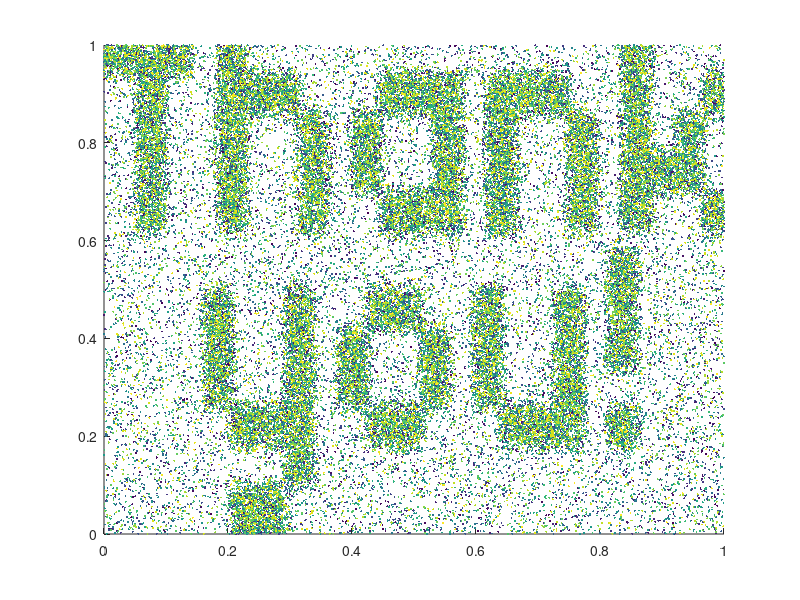

Source code (MATLAB):
clear; clc;
h = 25; w = 46;
I = [1,24;2,24;3,24;4,24;5,24;6,24;9,24;10,24;39,24;40,24;1,23;2,23;3,23;4,23;5,23;6,23;9,23;10,23;39,23;40,23;3,22;4,22;9,22;10,22;11,22;12,22;13,22;14,22;21,22;22,22;23,22;24,22;25,22;26,22;29,22;30,22;31,22;32,22;33,22;34,22;39,22;40,22;45,22;46,22;3,21;4,21;9,21;10,21;11,21;12,21;13,21;14,21;21,21;22,21;23,21;24,21;25,21;26,21;29,21;30,21;31,21;32,21;33,21;34,21;39,21;40,21;45,21;46,21;3,20;4,20;9,20;10,20;15,20;16,20;19,20;20,20;25,20;26,20;29,20;30,20;35,20;36,20;39,20;40,20;43,20;44,20;3,19;4,19;9,19;10,19;15,19;16,19;19,19;20,19;25,19;26,19;29,19;30,19;35,19;36,19;39,19;40,19;43,19;44,19;3,18;4,18;9,18;10,18;15,18;16,18;19,18;20,18;25,18;26,18;29,18;30,18;35,18;36,18;39,18;40,18;41,18;42,18;43,18;44,18;3,17;4,17;9,17;10,17;15,17;16,17;19,17;20,17;25,17;26,17;29,17;30,17;35,17;36,17;39,17;40,17;41,17;42,17;43,17;44,17;3,16;4,16;9,16;10,16;15,16;16,16;21,16;22,16;23,16;24,16;25,16;26,16;29,16;30,16;35,16;36,16;39,16;40,16;45,16;46,16;3,15;4,15;9,15;10,15;15,15;16,15;21,15;22,15;23,15;24,15;25,15;26,15;29,15;30,15;35,15;36,15;39,15;40,15;45,15;46,15;38,13;39,13;38,12;39,12;8,11;9,11;14,11;15,11;20,11;21,11;22,11;23,11;28,11;29,11;34,11;35,11;38,11;39,11;8,10;9,10;14,10;15,10;20,10;21,10;22,10;23,10;28,10;29,10;34,10;35,10;38,10;39,10;8,9;9,9;14,9;15,9;18,9;19,9;24,9;25,9;28,9;29,9;34,9;35,9;38,9;39,9;8,8;9,8;14,8;15,8;18,8;19,8;24,8;25,8;28,8;29,8;34,8;35,8;38,8;39,8;8,7;9,7;14,7;15,7;18,7;19,7;24,7;25,7;28,7;29,7;34,7;35,7;8,6;9,6;14,6;15,6;18,6;19,6;24,6;25,6;28,6;29,6;34,6;35,6;10,5;11,5;12,5;13,5;14,5;15,5;20,5;21,5;22,5;23,5;30,5;31,5;32,5;33,5;34,5;35,5;38,5;39,5;10,4;11,4;12,4;13,4;14,4;15,4;20,4;21,4;22,4;23,4;30,4;31,4;32,4;33,4;34,4;35,4;38,4;39,4;14,3;15,3;14,2;15,2;10,1;11,1;12,1;13,1;10,0;11,0;12,0;13,0];
J = zeros(w,h,1);
for(i = 1:316); 
  J(I(i,1),I(i,2)+1) = 1; 
end;

Z = zeros(w,h);
J = min(max(J, Z + 0.1), Z + 0.9);

DP = @(x,y,tx,ty) ([ 1 - tx, tx ] * J(x:x+1,y:y+1) * [ 1 - ty ; ty ]);
DL = @(x,y) DP(floor(x),floor(y),x-floor(x),y-floor(y));
D  = @(x,y) DL(min(w-1, max(1,x * w)), min(h-1, max(1, y * h)));

M = 65536;
vv = zeros(M,2);
for(i = 1:M);
  p = -1;
  while(rand() > p);
    rr = rand(2,1);
    p = D(rr(1),rr(2));
  end;
  vv(i,:) = rr;
end;
set(gcf, 'units', 'pixels', 'position', [0, 0, 640, 480]);
scatter(vv(:,1),vv(:,2),2,linspace(1,10,length(vv)),'filled');